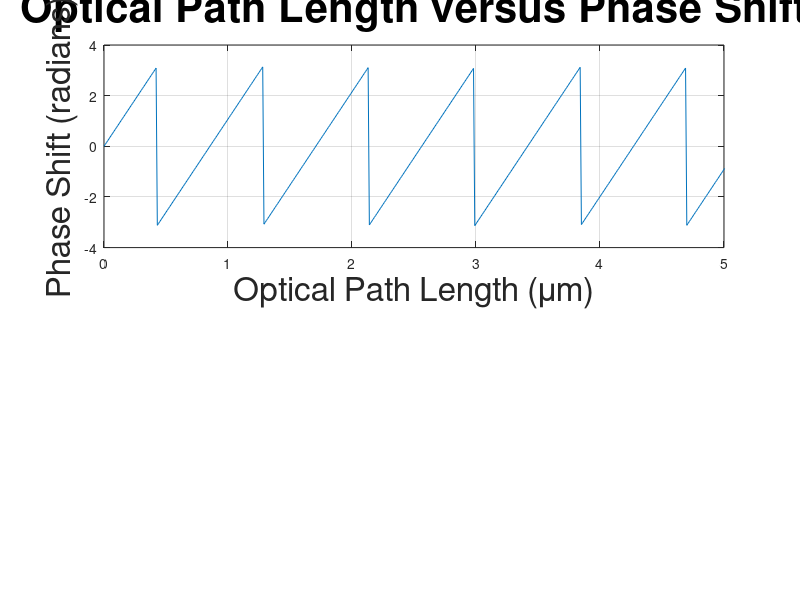

Source code (MATLAB):
clear;

lambda = 854e-9;
d = 0:10e-9:10e-3;

phi = (2*pi/lambda) * d;
phi_wrapped = angle(exp(j*phi));

y = cos(phi);

lims = [0 5];

figure(1);
clf;
subplot(2,1,1);
plot(d*1e6, phi_wrapped);
xlim(lims);
grid on;
title('Optical Path Length versus Phase Shift', 'FontSize', 30);
xlabel('Optical Path Length ({\mu}m)', 'FontSize', 24);
ylabel('Phase Shift (radians)', 'FontSize', 24);
% subplot(2,1,2);
% plot(d*1e6, y);
% xlim(lims);
% grid on;